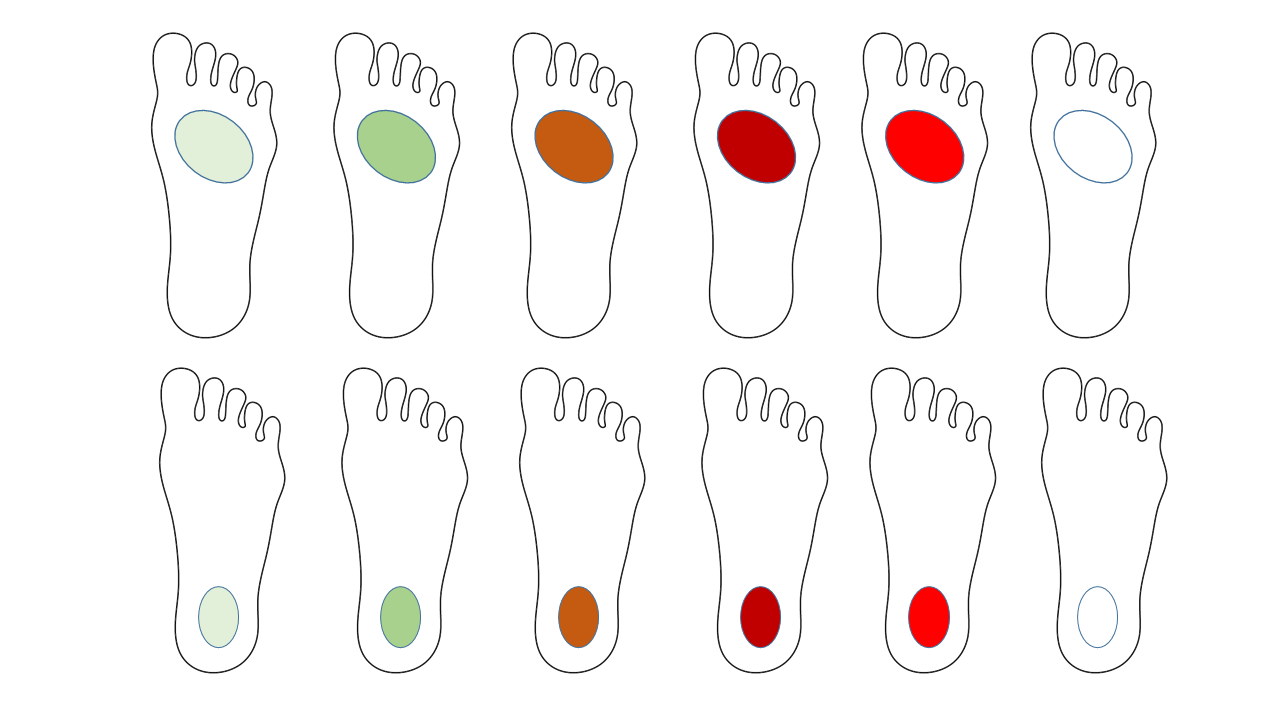
#> input picture RaspPi/foot.png, 1280 x 720 px, given in place of batteryFull.png, which was not available
$ python GUI.py
#> lines starting #> are read from the running program, lines starting #| are printed output that depends on the picture; pictures that were not available may be replaced by others from this repository, and a replacement may not be noted
import matplotlib.pyplot as plt
import numpy as np
import os


battFullSub = plt.imread('batteryFull.png')
#> battFullSub is the input picture: shape (720, 1280, 3) float32; mean R, G, B 0.974, 0.963, 0.959
battHalfSub = plt.imread('batteryHalf.png')
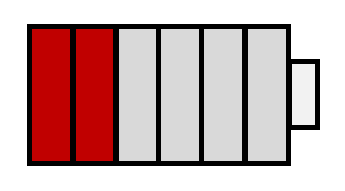
#> input picture RaspPi/batteryEmpty.png, 345 x 191 px, given in place of batteryHalf.png, which was not available
#> battHalfSub is the input picture: shape (191, 345, 3) float32; mean R, G, B 0.791, 0.678, 0.678
battEmptySub = plt.imread('batteryEmpty.png')

flexFigure = plt.imread('1.png')
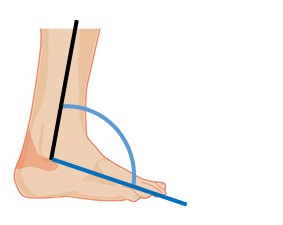
#> input picture RaspPi/1.png, 283 x 225 px
#> flexFigure is the input picture: shape (225, 283, 3) float32; mean R, G, B 0.965, 0.942, 0.924
versionFigure = plt.imread('2.png')
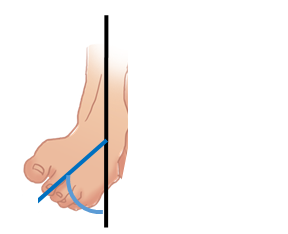
#> input picture RaspPi/2.png, 288 x 234 px
#> versionFigure is the input picture: shape (234, 288, 3) float32; mean R, G, B 0.97, 0.95, 0.939

B1 = plt.imread('B1.png')
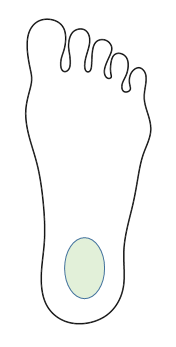
#> input picture RaspPi/B1.png, 176 x 347 px
#> B1 is the input picture: shape (347, 176, 3) float32; mean R, G, B 0.973, 0.975, 0.973
B2 = plt.imread('B2.png')
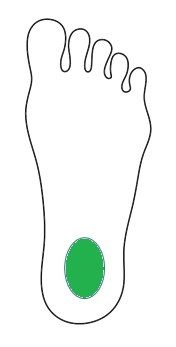
#> input picture RaspPi/B2.png, 176 x 347 px
#> B2 is the input picture: shape (347, 176, 4) float32; mean R, G, B, A 0.952, 0.968, 0.957, 1
B3 = plt.imread('B3.png')
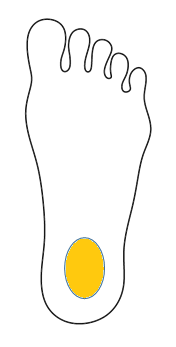
#> input picture RaspPi/B3.png, 176 x 347 px
#> B3 is the input picture: shape (347, 176, 4) float32; mean R, G, B, A 0.976, 0.971, 0.95, 1
B4 = plt.imread('B4.png')

#> (the run stopped early here; a loop or call above may not have finished)
